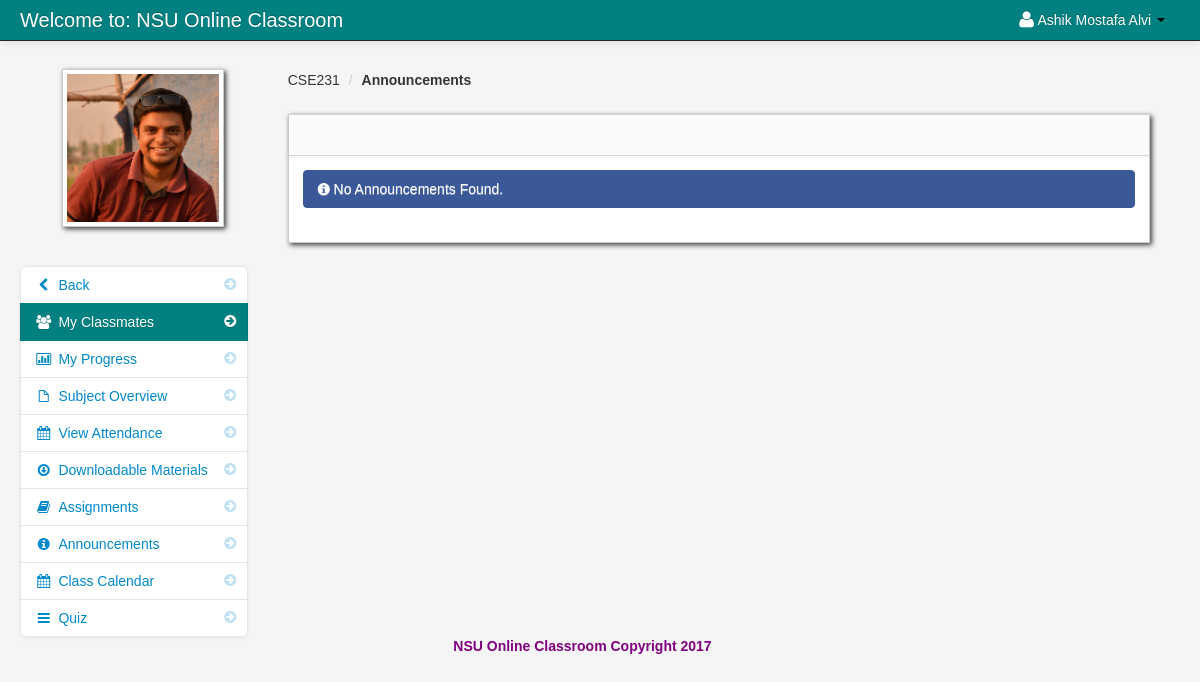
/announcements_student.php?id=21 (signed in), run on an earlier commit of the app's database.
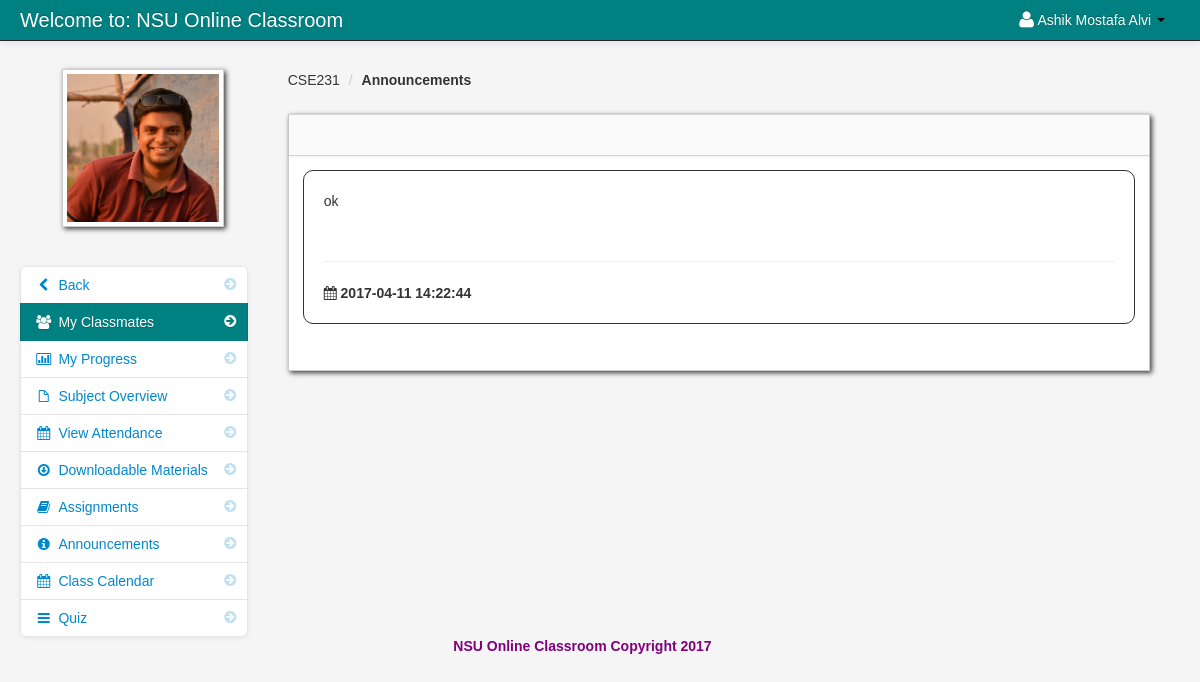
And on a later commit of the database.
### tables this page shows
CREATE TABLE `teacher_class_announcements` (
  `teacher_class_announcements_id` int(11) NOT NULL,
  `content` varchar(500) NOT NULL,
  `teacher_id` varchar(100) NOT NULL,
  `teacher_class_id` int(11) NOT NULL,
  `date` varchar(50) NOT NULL
);

### announcements_student.php (the view, shortened to what this page needs)
<?php include('header_dashboard.php'); ?>
<?php $get_id = $_GET['id']; ?>
    <body>
		<?php include('navbar_student.php'); ?>
        <div class="container-fluid">
            <div class="row-fluid">
				<?php include('my_classmates_link.php'); ?>
                <div class="span9" id="content">
                     <div class="row-fluid">
										<?php $class_query = mysql_query("select * from teacher_class
										LEFT JOIN class ON class.class_id = teacher_class.class_id
										where teacher_class_id = '$get_id'")or die(mysql_error());
										$class_row = mysql_fetch_array($class_query);
										?>
					     <ul class="breadcrumb">
							<li><a href="#"><?php echo $class_row['class_name']; ?></a> <span class="divider">/</span></li>
							<li><a href="#"><b>Announcements</b></a></li>
						</ul>
                        <div id="block_bg" class="block">
                            <div class="navbar navbar-inner block-header">
                            </div>
                            <div class="block-content collapse in">
                                <div class="span12">
								 <?php
								 $query_announcement = mysql_query("select * from teacher_class_announcements
																	where  teacher_class_id = '$get_id' order by date DESC
																	")or die(mysql_error());
								$count = mysql_num_rows($query_announcement);
								if ($count > 0){
								 while($row = mysql_fetch_array($query_announcement)){
								 $id = $row['teacher_class_announcements_id'];
								 ?>
											<div class="post"  id="del<?php echo $id; ?>">
											<?php echo $row['content']; ?>
											<hr>
											<strong><i class="icon-calendar"></i> <?php echo $row['date']; ?></strong>
											</div>
								<?php }}else{ ?>
								<div class="alert alert-info"><i class="icon-info-sign"></i> No Announcements Found.</div>
								<?php } ?>
                                </div>
                            </div>
                        </div>
                    </div>
                </div>
                </div>
            </div>
		<?php include('footer.php'); ?>
		<?php include('script.php'); ?>
    </body>
</html>

What changed in the data, as far as the page shows it:
added teacher_class_announcements: content "ok", date "2017-04-11 14:22:44"
Also different on the page:
text no longer shown: "No Announcements Found."
